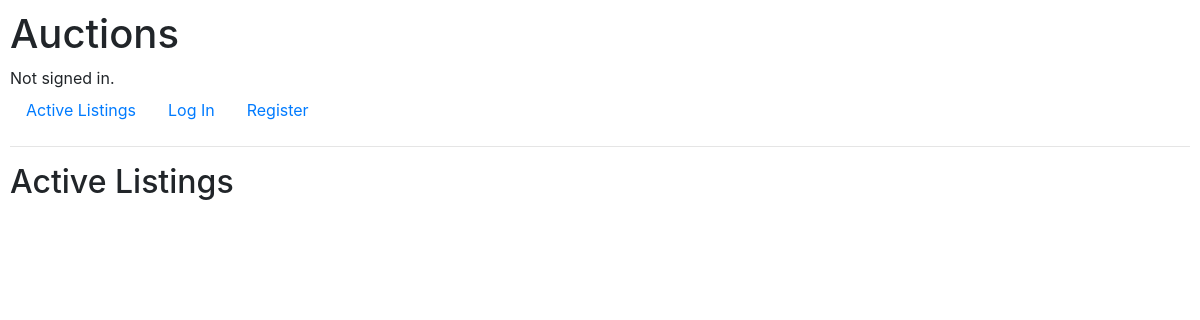
Before: / with the older database file.
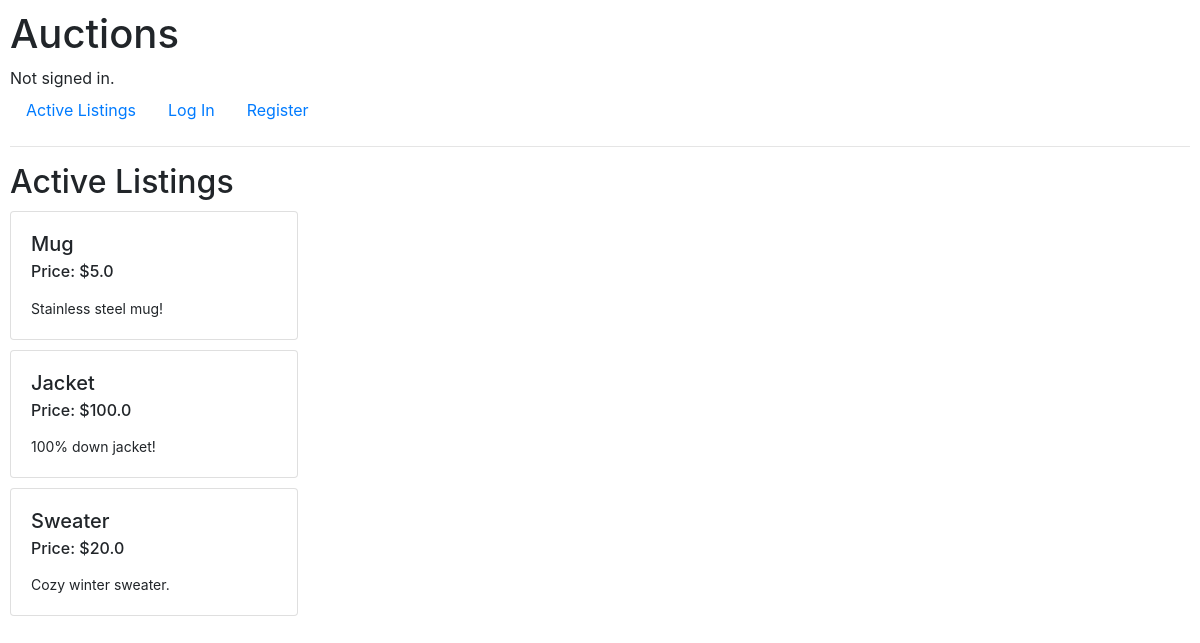
After: the same page with the newer database file.
### auctions/models.py (models this page shows)
class Listing(models.Model):
    categories = [
        ('a', 'Books'),
        ('b', 'Clothing'),
        ('c', 'Children'),
        ('d', 'Electronics'),
        ('e', 'Furniture'),
        ('f', 'Kitchen'),
        ('g', 'Music/Arts'),
        ('h', 'Services'),
        ('i', 'Tools'),
        ('j', 'Other')
    ]
    title = models.CharField(max_length=100)
    image = models.URLField("Image URL (optional)", null=True, blank=True)
    description = models.CharField(max_length=300)
    starting_bid = models.FloatField("Starting Bid")
    category = models.CharField("Category (optional)", choices=categories, default=categories[9], max_length=1, null=True, blank=True)
    def __str__(self):
        return f"{self.title}"

### auctions/views.py (the view)
# urls.py: path("", views.index, name="index"),
def index(request):
    return render(request, "auctions/index.html", {
        "listings": Listing.objects.all()
    })

### auctions/templates/auctions/index.html (shortened to what this page needs)
{% extends "auctions/layout.html" %}
{% block body %}
    <h2>Active Listings</h2>
    {% for listing in listings %}
        <div class="card" style="width: 18rem; margin-top: 10px;">
            <div class="card-body">
                <h5 class="card-title">{{ listing }}</h5>
                <h6 class="card-subtitle mb-3">Price: ${{ listing.starting_bid }}</h6>
                <p class="card-text" style="font-size: 14px;">{{ listing.description }}</p>
            </div>
        </div>
    {% endfor %}
{% endblock %}

### auctions/templates/auctions/layout.html (shortened to what this page needs)
{% load static %}
<!DOCTYPE html>
<html lang="en">
    <head>
        <link rel="stylesheet" href="https://stackpath.bootstrapcdn.com/bootstrap/4.4.1/css/bootstrap.min.css">
        <link href="{% static 'auctions/styles.css' %}" rel="stylesheet">
    </head>
    <body>
        <h1>Auctions</h1>
        <div>
            {% if user.is_authenticated %}
                Signed in as <strong>{{ user.username }}</strong>.
            {% else %}
                Not signed in.
            {% endif %}
        </div>
        <ul class="nav">
            <li class="nav-item">
                <a class="nav-link" href="{% url 'index' %}">Active Listings</a>
            </li>
            {% if user.is_authenticated %}
                <li class="nav-item">
                    <a class="nav-link" href="{% url 'create' %}">Create Listing</a>
                </li>
                <li class="nav-item">
                    <a class="nav-link" href="{% url 'logout' %}">Log Out</a>
                </li>
            {% else %}
                <li class="nav-item">
                    <a class="nav-link" href="{% url 'login' %}">Log In</a>
                </li>
                <li class="nav-item">
                    <a class="nav-link" href="{% url 'register' %}">Register</a>
                </li>
            {% endif %}
        </ul>
        <hr>
        {% block body %}
        {% endblock %}
    </body>
</html>

### auctions/static/auctions/styles.css (style rules this page uses)
body { padding: 10px; }

Changed rows visible on the page:
added Listing: title "Mug", starting_bid "5.0", description "Stainless steel mug!"
added Listing: title "Jacket", starting_bid "100.0", description "100% down jacket!"
added Listing: title "Sweater", starting_bid "20.0", description "Cozy winter sweater."
